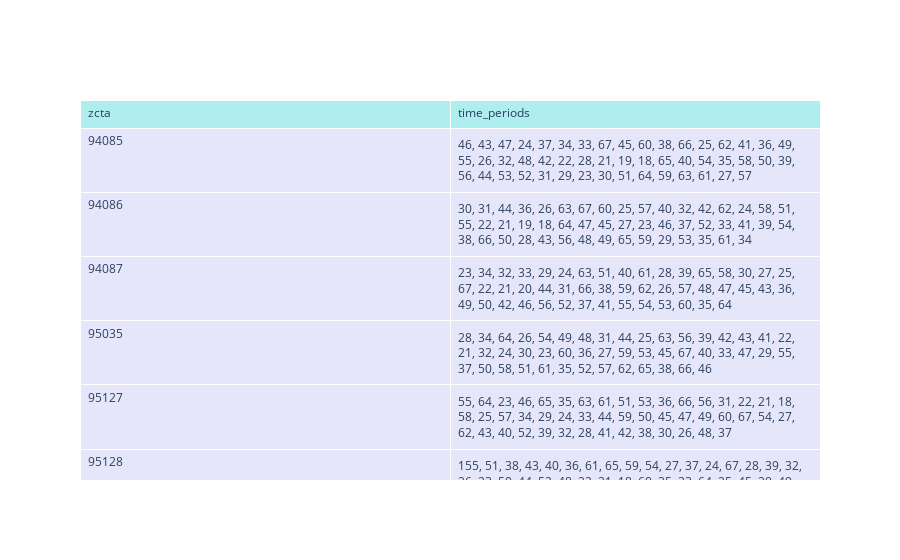

Notebook cell for this chart:
### Code cell
import pandas as pd
import plotly.graph_objs as go

# Assuming dataset2.groupby('zcta')['time_period'] is the SeriesGroupBy object
grouped_data = dataset2.groupby('zcta')['time_period']

# Concatenating time periods for each zcta
grouped_time_periods = grouped_data.apply(lambda x: ', '.join(x.astype(str))).reset_index(name='time_periods')

# Displaying the DataFrame using Plotly's table functionality
fig = go.Figure(data=[go.Table(
    header=dict(values=list(grouped_time_periods.columns),
                fill_color='paleturquoise',
                align='left'),
    cells=dict(values=[grouped_time_periods['zcta'], grouped_time_periods['time_periods']],
               fill_color='lavender',
               align='left'))
])

fig.show()

### Figure 1 — Plotly figure (JSON) as saved in the notebook; plotly's stock layout.template omitted (floating-point values rounded to 4 significant figures)
{"data": [{"cells": {"align": "left", "fill": {"color": "lavender"}, "values": [[94085, 94086, 94087, 95035, 95127, 95128, 95129], ["46, 43, 47, 24, 37, 34, 33, 67, 45, 60, 38, 66, 25, 62, 41, 36, 49, 55, 26, 32, 48, 42, 22, 28, 21, 19, 18, 65, 40, 54, 35, 58, 50, 39, 56, 44, 53, 52, 31, 29, 23, 30, 51, 64, 59, 63, 61, 27, 57", "30, 31, 44, 36, 26, 63, 67, 60, 25, 57, 40, 32, 42, 62, 24, 58, 51, 55, 22, 21, 19, 18, 64, 47, 45, 27, 23, 46, 37, 52, 33, 41, 39, 54, 38, 66, 50, 28, 43, 56, 48, 49, 65, 59, 29, 53, 35, 61, 34", "23, 34, 32, 33, 29, 24, 63, 51, 40, 61, 28, 39, 65, 58, 30, 27, 25, 67, 22, 21, 20, 44, 31, 66, 38, 59, 62, 26, 57, 48, 47, 45, 43, 36, 49, 50, 42, 46, 56, 52, 37, 41, 55, 54, 53, 60, 35, 64", "28, 34, 64, 26, 54, 49, 48, 31, 44, 25, 63, 56, 39, 42, 43, 41, 22, 21, 32, 24, 30, 23, 60, 36, 27, 59, 53, 45, 67, 40, 33, 47, 29, 55, 37, 50, 58, 51, 61, 35, 52, 57, 62, 65, 38, 66, 46", "55, 64, 23, 46, 65, 35, 63, 61, 51, 53, 36, 66, 56, 31, 22, 21, 18, 58, 25, 57, 34, 29, 24, 33, 44, 59, 50, 45, 47, 49, 60, 67, 54, 27, 62, 43, 40, 52, 39, 32, 28, 41, 42, 38, 30, 26, 48, 37", "155, 51, 38, 43, 40, 36, 61, 65, 59, 54, 27, 37, 24, 67, 28, 39, 32, 26, 23, 50, 44, 52, 48, 22, 21, 18, 60, 35, 33, 64, 25, 45, 29, 49, 57, 47, 56, 41, 42, 34, 31, 66, 53, 62, 63, 46, 58, 30", "32, 43, 40, 55, 44, 54, 25, 30, 31, 66, 48, 34, 33, 38, 61, 62, 50, 65, 49, 27, 37, 24, 35, 23, 36, 22, 21, 19, 42, 60, 39, 29, 41, 58, 45, 67, 52, 28, 47, 46, 53, 56, 57, 26, 59, 64, 51, 63"]]}, "header": {"align": "left", "fill": {"color": "paleturquoise"}, "values": ["zcta", "time_periods"]}, "type": "table"}], "layout": {}}
